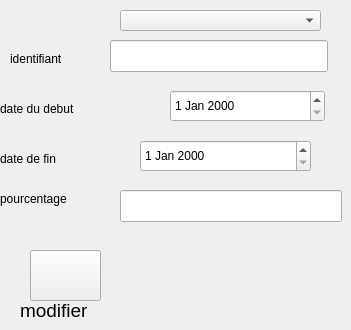
        <widget class="QWidget" name="tab_23">
         <attribute name="title">
          <string>modifier</string>
         </attribute>
         <widget class="QLabel" name="label_130">
          <property name="geometry">
           <rect>
            <x>0</x>
            <y>140</y>
            <width>140</width>
            <height>37</height>
           </rect>
          </property>
          <property name="text">
           <string>date de fin</string>
          </property>
         </widget>
         <widget class="QLineEdit" name="lineEdit_idmodifpro">
          <property name="geometry">
           <rect>
            <x>110</x>
            <y>40</y>
            <width>218</width>
            <height>32</height>
           </rect>
          </property>
         </widget>
         <widget class="QLineEdit" name="lineEdit_modifpropourcentage">
          <property name="geometry">
           <rect>
            <x>120</x>
            <y>190</y>
            <width>222</width>
            <height>32</height>
           </rect>
          </property>
         </widget>
         <widget class="QLabel" name="label_131">
          <property name="geometry">
           <rect>
            <x>10</x>
            <y>40</y>
            <width>101</width>
            <height>37</height>
           </rect>
          </property>
          <property name="text">
           <string>identifiant</string>
          </property>
         </widget>
         <widget class="QLabel" name="label_132">
          <property name="geometry">
           <rect>
            <x>0</x>
            <y>90</y>
            <width>131</width>
            <height>37</height>
           </rect>
          </property>
          <property name="text">
           <string>date du debut</string>
          </property>
         </widget>
         <widget class="QLabel" name="label_133">
          <property name="geometry">
           <rect>
            <x>0</x>
            <y>180</y>
            <width>121</width>
            <height>37</height>
           </rect>
          </property>
          <property name="text">
           <string>pourcentage</string>
          </property>
         </widget>
         <widget class="QDateEdit" name="dateEdit_modifprofin">
          <property name="geometry">
           <rect>
            <x>140</x>
            <y>140</y>
            <width>171</width>
            <height>32</height>
           </rect>
          </property>
         </widget>
         <widget class="QDateEdit" name="dateEdit_modifprodebut">
          <property name="geometry">
           <rect>
            <x>170</x>
            <y>90</y>
            <width>155</width>
            <height>32</height>
           </rect>
          </property>
         </widget>
         <widget class="QPushButton" name="modifierpro">
          <property name="geometry">
           <rect>
            <x>30</x>
            <y>250</y>
            <width>71</width>
            <height>51</height>
           </rect>
          </property>
          <property name="font">
           <font>
            <family>Comic Sans MS</family>
            <pointsize>14</pointsize>
            <weight>50</weight>
            <italic>true</italic>
            <bold>false</bold>
           </font>
          </property>
          <property name="styleSheet">
           <string notr="true">border-image: url(:/img/edit (2).png);</string>
          </property>
          <property name="text">
           <string/>
          </property>
         </widget>
         <widget class="QLabel" name="label_134">
          <property name="geometry">
           <rect>
            <x>20</x>
            <y>300</y>
            <width>81</width>
            <height>21</height>
           </rect>
          </property>
          <property name="font">
           <font>
            <family>Tahoma</family>
            <pointsize>14</pointsize>
            <weight>50</weight>
            <italic>false</italic>
            <bold>false</bold>
           </font>
          </property>
          <property name="text">
           <string>modifier</string>
          </property>
         </widget>
         <widget class="QComboBox" name="comboBoxmodif">
          <property name="geometry">
           <rect>
            <x>120</x>
            <y>10</y>
            <width>201</width>
            <height>21</height>
           </rect>
          </property>
         </widget>
        </widget>
